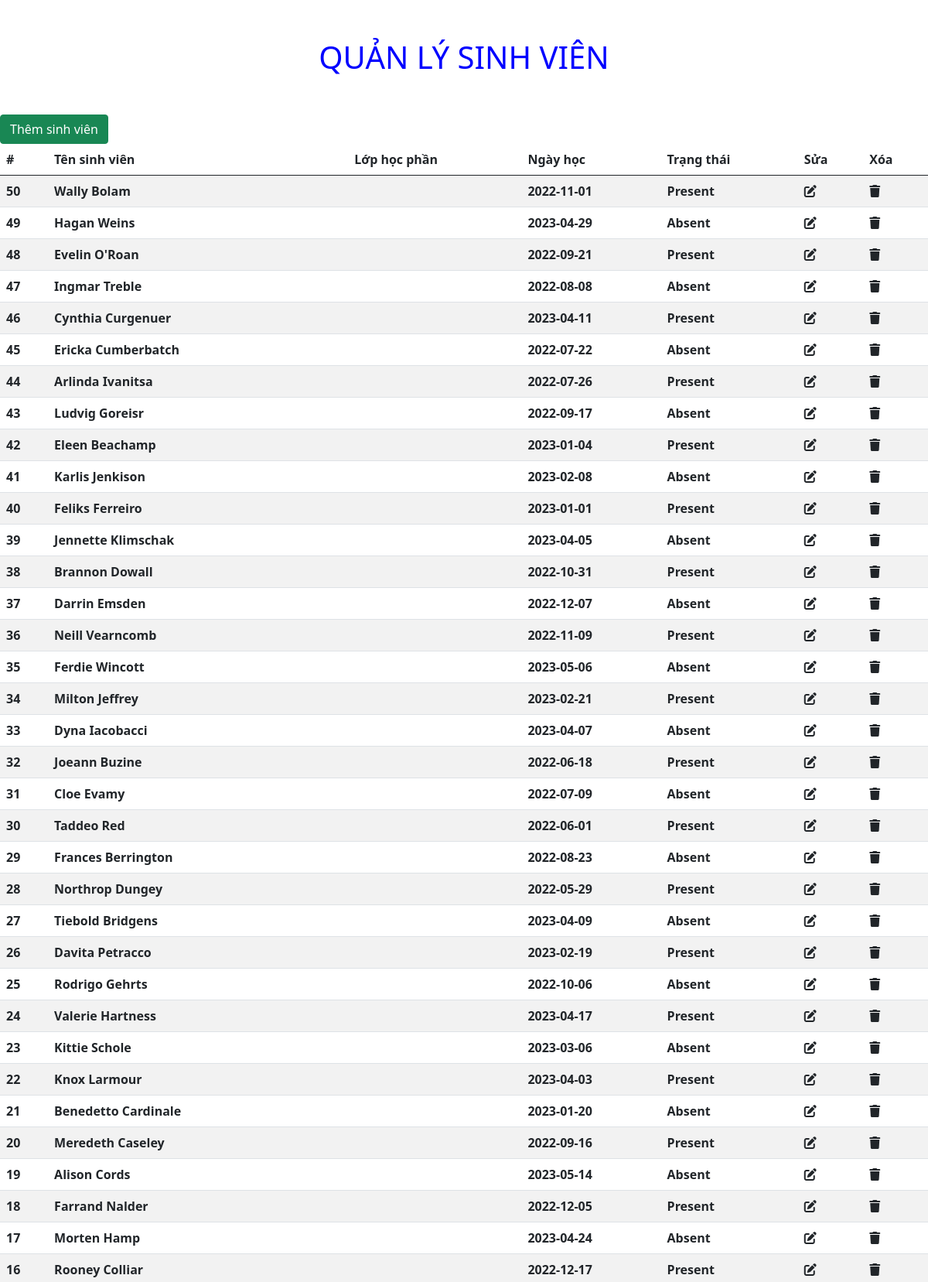
/BTTH02/index.php (upper part), run on the app's committed database.
### tables this page shows
CREATE TABLE `attendance` (
  `ID_ThamDu` int(11) NOT NULL,
  `Ngay` date DEFAULT NULL,
  `ID_LopHocPhan` int(11) DEFAULT NULL,
  `ID_SinhVien` int(11) DEFAULT NULL,
  `TrangThaiThamDu` varchar(20) DEFAULT NULL
);

CREATE TABLE `students` (
  `ID_SinhVien` int(11) NOT NULL,
  `HoTen` varchar(100) DEFAULT NULL,
  `NgaySinh` date DEFAULT NULL,
  `Email` varchar(100) DEFAULT NULL,
  `ThongTinLienHe` text DEFAULT NULL
);

### BTTH02/index.php (the view, shortened to what this page needs)
<?php
try{
    $con = new PDO("mysql:host=localhost;dbname=qlsv", 'root', '');
    $sql = "SELECT a.ID_ThamDu, s.HoTen, c.TenLopHocPhan, a.Ngay, a.TrangThaiThamDu
    FROM attendance a
    INNER JOIN students s ON a.ID_SinhVien = s.ID_SinhVien
    INNER JOIN classsubjects c ON a.ID_LopHocPhan = c.ID_LopHocPhan
    ORDER BY ID_ThamDu DESC";
    $stmt = $con->prepare($sql);
    $stmt->execute();
    $articles = $stmt->fetchAll();
}catch(PDOException $ex){
    echo "Error: " . $ex->getMessage();
}
?>
<!DOCTYPE html>
<html lang="en">
<head>
    <link href="https://cdn.jsdelivr.net/npm/bootstrap@5.0.2/dist/css/bootstrap.min.css" rel="stylesheet">
    <link rel="stylesheet" href="https://cdnjs.cloudflare.com/ajax/libs/font-awesome/6.4.0/css/all.min.css" />
    <link rel="stylesheet" href="style.css">
</head>
<body>
    <h1>QUẢN LÝ SINH VIÊN</h1>
<table class="table table-striped">
  <thead>
    <button type="button" class="btn btn-success"onclick="window.location.href='add.php'">Thêm sinh viên</button>
    <tr>
      <th scope="col">#</th>
      <th scope="col">Tên sinh viên</th>
      <th scope="col">Lớp học phần</th>
      <th scope="col">Ngày học</th>
      <th scope="col">Trạng thái</th>
      <th scope="col">Sửa</th>
      <th scope="col">Xóa</th>
    </tr>
  </thead>
  <tbody>
    <?php
        foreach ($articles as $article) {
            ?>
            <tr>
                <th><?=$article[0]?></th>
                <th><?=$article[1]?></th>
                <th><?=$article[2]?></th>
                <th><?=$article[3]?></th>
                <th><?=$article[4]?></th>
                <th><i class="fa-solid fa-pen-to-square"></i></th>
                <th><i class="fa-solid fa-trash"></i></th>
            </tr>
            <?php
        }
    ?>
    </tbody>
</table>
</body>
</html>

### BTTH02/style.css (style rules this page uses)
h1 { color:blue; text-align: center; margin-top: 50px; margin-bottom: 50px; }

### data on the page
attendance: ID_ThamDu "50", ID_SinhVien.HoTen "Wally Bolam", Ngay "2022-11-01", TrangThaiThamDu "Present"
attendance: ID_ThamDu "49", ID_SinhVien.HoTen "Hagan Weins", Ngay "2023-04-29", TrangThaiThamDu "Absent"
attendance: ID_ThamDu "48", ID_SinhVien.HoTen "Evelin O'Roan", Ngay "2022-09-21", TrangThaiThamDu "Present"
attendance: ID_ThamDu "47", ID_SinhVien.HoTen "Ingmar Treble", Ngay "2022-08-08", TrangThaiThamDu "Absent"
attendance: ID_ThamDu "46", ID_SinhVien.HoTen "Cynthia Curgenuer", Ngay "2023-04-11", TrangThaiThamDu "Present"
attendance: ID_ThamDu "45", ID_SinhVien.HoTen "Ericka Cumberbatch", Ngay "2022-07-22", TrangThaiThamDu "Absent"
attendance: ID_ThamDu "44", ID_SinhVien.HoTen "Arlinda Ivanitsa", Ngay "2022-07-26", TrangThaiThamDu "Present"
attendance: ID_ThamDu "43", ID_SinhVien.HoTen "Ludvig Goreisr", Ngay "2022-09-17", TrangThaiThamDu "Absent"
attendance: ID_ThamDu "42", ID_SinhVien.HoTen "Eleen Beachamp", Ngay "2023-01-04", TrangThaiThamDu "Present"
attendance: ID_ThamDu "41", ID_SinhVien.HoTen "Karlis Jenkison", Ngay "2023-02-08", TrangThaiThamDu "Absent"
attendance: ID_ThamDu "40", ID_SinhVien.HoTen "Feliks Ferreiro", Ngay "2023-01-01", TrangThaiThamDu "Present"
attendance: ID_ThamDu "39", ID_SinhVien.HoTen "Jennette Klimschak", Ngay "2023-04-05", TrangThaiThamDu "Absent"
attendance: ID_ThamDu "38", ID_SinhVien.HoTen "Brannon Dowall", Ngay "2022-10-31", TrangThaiThamDu "Present"
attendance: ID_ThamDu "37", ID_SinhVien.HoTen "Darrin Emsden", Ngay "2022-12-07", TrangThaiThamDu "Absent"
attendance: ID_ThamDu "36", ID_SinhVien.HoTen "Neill Vearncomb", Ngay "2022-11-09", TrangThaiThamDu "Present"
attendance: ID_ThamDu "35", ID_SinhVien.HoTen "Ferdie Wincott", Ngay "2023-05-06", TrangThaiThamDu "Absent"
attendance: ID_ThamDu "34", ID_SinhVien.HoTen "Milton Jeffrey", Ngay "2023-02-21", TrangThaiThamDu "Present"
attendance: ID_ThamDu "33", ID_SinhVien.HoTen "Dyna Iacobacci", Ngay "2023-04-07", TrangThaiThamDu "Absent"
attendance: ID_ThamDu "32", ID_SinhVien.HoTen "Joeann Buzine", Ngay "2022-06-18", TrangThaiThamDu "Present"
attendance: ID_ThamDu "31", ID_SinhVien.HoTen "Cloe Evamy", Ngay "2022-07-09", TrangThaiThamDu "Absent"
attendance: ID_ThamDu "30", ID_SinhVien.HoTen "Taddeo Red", Ngay "2022-06-01", TrangThaiThamDu "Present"
attendance: ID_ThamDu "29", ID_SinhVien.HoTen "Frances Berrington", Ngay "2022-08-23", TrangThaiThamDu "Absent"
attendance: ID_ThamDu "28", ID_SinhVien.HoTen "Northrop Dungey", Ngay "2022-05-29", TrangThaiThamDu "Present"
attendance: ID_ThamDu "27", ID_SinhVien.HoTen "Tiebold Bridgens", Ngay "2023-04-09", TrangThaiThamDu "Absent"
attendance: ID_ThamDu "26", ID_SinhVien.HoTen "Davita Petracco", Ngay "2023-02-19", TrangThaiThamDu "Present"
attendance: ID_ThamDu "25", ID_SinhVien.HoTen "Rodrigo Gehrts", Ngay "2022-10-06", TrangThaiThamDu "Absent"
attendance: ID_ThamDu "24", ID_SinhVien.HoTen "Valerie Hartness", Ngay "2023-04-17", TrangThaiThamDu "Present"
attendance: ID_ThamDu "23", ID_SinhVien.HoTen "Kittie Schole", Ngay "2023-03-06", TrangThaiThamDu "Absent"
attendance: ID_ThamDu "22", ID_SinhVien.HoTen "Knox Larmour", Ngay "2023-04-03", TrangThaiThamDu "Present"
attendance: ID_ThamDu "21", ID_SinhVien.HoTen "Benedetto Cardinale", Ngay "2023-01-20", TrangThaiThamDu "Absent"
attendance: ID_ThamDu "20", ID_SinhVien.HoTen "Meredeth Caseley", Ngay "2022-09-16", TrangThaiThamDu "Present"
attendance: ID_ThamDu "19", ID_SinhVien.HoTen "Alison Cords", Ngay "2023-05-14", TrangThaiThamDu "Absent"
attendance: ID_ThamDu "18", ID_SinhVien.HoTen "Farrand Nalder", Ngay "2022-12-05", TrangThaiThamDu "Present"
attendance: ID_ThamDu "17", ID_SinhVien.HoTen "Morten Hamp", Ngay "2023-04-24", TrangThaiThamDu "Absent"
attendance: ID_ThamDu "16", ID_SinhVien.HoTen "Rooney Colliar", Ngay "2022-12-17", TrangThaiThamDu "Present"
